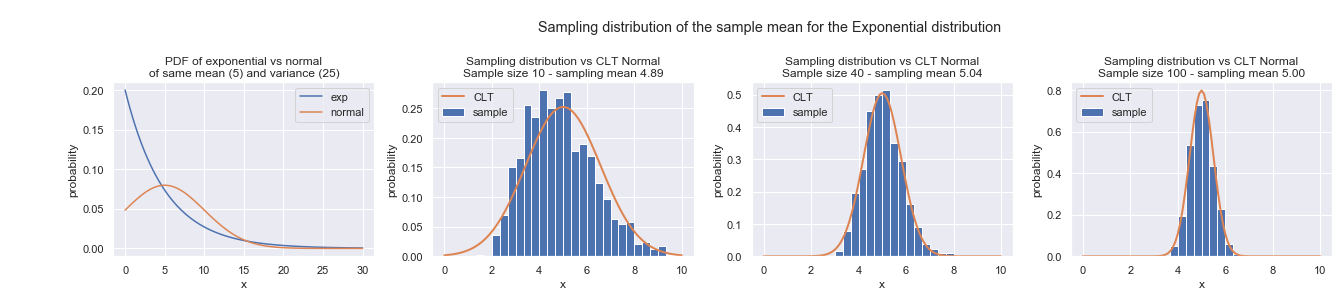

Recreate this plot in Python.
# lambda
lb = 5
expn = stats.expon(scale=lb)
norm = stats.norm(lb, lb)

# fig
fig, axes = plt.subplots(nrows=1, ncols=4, figsize = (4 * 5, 4))
fig.suptitle('Sampling distribution of the sample mean for the Exponential distribution')

# pdf
x1 = np.linspace(0, 30, 101)
axes[0].plot(x1, expn.pdf(x1), label='exp')
axes[0].plot(x1, stats.norm.pdf(x1, lb, lb), label='normal')
axes[0].legend()
axes[0].set_title('PDF of exponential vs normal\nof same mean (5) and variance (25)')

# sampling dist of sample mean
x2 = np.linspace(0, 10, 101)
for (idx, size) in enumerate([10, 40, 100]):

    # samples
    np.random.seed(42 + idx)
    means = np.zeros(1000)
    for i in range(1000):
        sample = expn.rvs(size=size)
        means[i] = sample.mean()

    # dist of sample means
    axes[idx+1].hist(means, range=(0,10), bins=30, density=True, label='sample')
    axes[idx+1].plot(x2, stats.norm.pdf(x2, 5, 5/np.sqrt(size)), lw=2, label='CLT')
    axes[idx+1].legend(loc='upper left')
    axes[idx+1].set_title('Sampling distribution vs CLT Normal\nSample size {} - sampling mean {:.2f}'.format(size, means.mean()))

# labels
for ax in axes:
    _ = ax.set_xlabel('x')
    _ = ax.set_ylabel('probability')

# titles
plt.tight_layout(rect=[0, 0, 0.9, 0.9])
